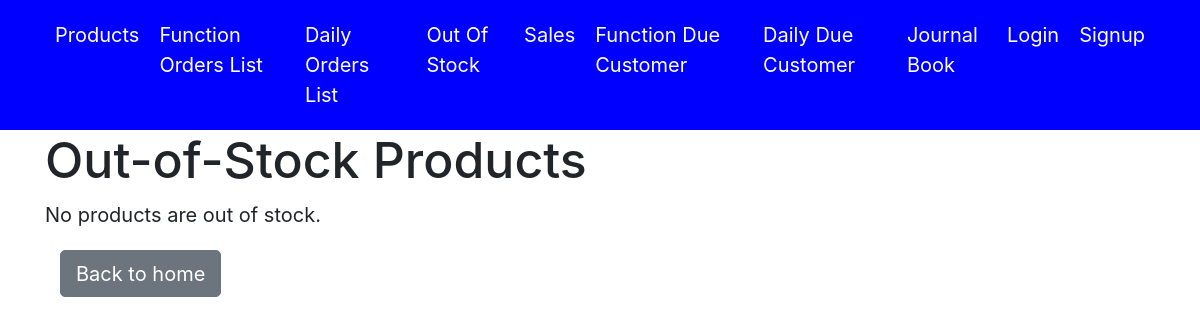
The app's page /stock_out_products/list/, older data.
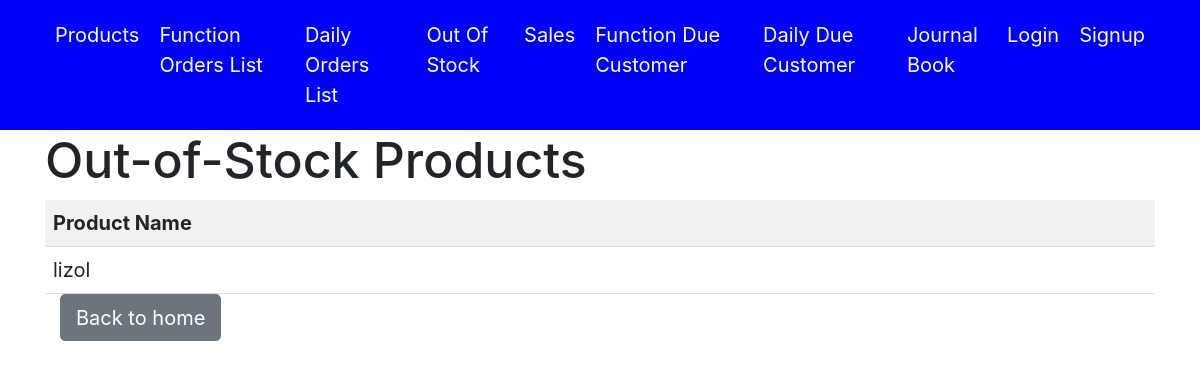
The same page, newer data.
### accounts/models.py (models this page shows, shortened)
class Product(models.Model):
    name = models.CharField(max_length=255)
    Retail_price = models.DecimalField(max_digits=10, decimal_places=2,blank=True)
    Bulk_price = models.DecimalField(max_digits=10, decimal_places=2,blank=True)
    mrp = models.DecimalField(max_digits=10, decimal_places=2, blank=True,default=0)  # New MRP field
    stock_quantity = models.DecimalField(max_digits=10, decimal_places=2, default=Decimal('0.00'))  # Change to DecimalField
    created_at = models.DateTimeField(auto_now_add=True)
    updated_at = models.DateTimeField(auto_now=True)

### accounts/views.py (the view)
# urls.py: path('stock_out_products/list/', views.out_of_stock_products, name='out_of_stock_products'),
def out_of_stock_products(request):
    osp = Product.objects.filter(stock_quantity = 0)
    context = {'out_of_stock_products': osp}
    return render(request, 'out_of_stock_products.html', context)

### accounts/templates/out_of_stock_products.html (shortened to what this page needs)
{% extends 'base.html' %}
{% block content %}
<head>
</head>
<body>
    <h1>Out-of-Stock Products</h1>
    {% if out_of_stock_products %}
      <table>
        <thead>
          <tr>
            <th>Product Name</th>
          </tr>
        </thead>
        <tbody>
          {% for product in out_of_stock_products %}
          <tr>
            <td>{{ product.name }}</td>
          </tr>
          {% endfor %}
        </tbody>
      </table>
    {% else %}
      <p>No products are out of stock.</p>
    {% endif %}
    <div class="col text-left">
      <a href="{% url 'home' %}" class="btn btn-secondary">Back to home</a>
  </div>
  </body>
  {% endblock %}

Row changes from the older to the newer data that the page shows:
added Product: name "lizol"
Text that changed along with them:
text no longer shown: "No products are out of stock."
text now shown: "Product Name"
